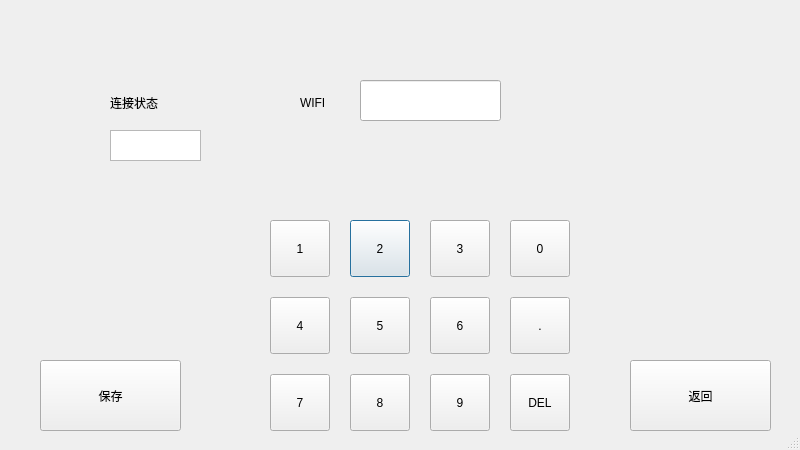
<?xml version="1.0" encoding="UTF-8"?>
<ui version="4.0">
 <class>Dialog</class>
 <widget class="QDialog" name="Dialog">
  <property name="geometry">
   <rect>
    <x>0</x>
    <y>0</y>
    <width>800</width>
    <height>450</height>
   </rect>
  </property>
  <property name="windowTitle">
   <string>Dialog</string>
  </property>
  <property name="sizeGripEnabled">
   <bool>true</bool>
  </property>
  <widget class="QLabel" name="label_5">
   <property name="geometry">
    <rect>
     <x>110</x>
     <y>80</y>
     <width>110</width>
     <height>45</height>
    </rect>
   </property>
   <property name="styleSheet">
    <string notr="true">font: 75 15pt &quot;楷体&quot;;</string>
   </property>
   <property name="text">
    <string>连接状态</string>
   </property>
  </widget>
  <widget class="QLabel" name="label_8">
   <property name="geometry">
    <rect>
     <x>300</x>
     <y>80</y>
     <width>110</width>
     <height>45</height>
    </rect>
   </property>
   <property name="styleSheet">
    <string notr="true">font: 75 15pt &quot;楷体&quot;;</string>
   </property>
   <property name="text">
    <string>WIFI</string>
   </property>
  </widget>
  <widget class="QWidget" name="layoutWidget">
   <property name="geometry">
    <rect>
     <x>270</x>
     <y>220</y>
     <width>300</width>
     <height>211</height>
    </rect>
   </property>
   <property name="maximumSize">
    <size>
     <width>300</width>
     <height>300</height>
    </size>
   </property>
   <layout class="QGridLayout" name="gridLayout">
    <property name="spacing">
     <number>20</number>
    </property>
    <item row="0" column="1">
     <widget class="QPushButton" name="pushButton_12">
      <property name="maximumSize">
       <size>
        <width>300</width>
        <height>300</height>
       </size>
      </property>
      <property name="styleSheet">
       <string notr="true">font: 75 14pt &quot;楷体&quot;;</string>
      </property>
      <property name="text">
       <string>2</string>
      </property>
     </widget>
    </item>
    <item row="0" column="2">
     <widget class="QPushButton" name="pushButton_10">
      <property name="maximumSize">
       <size>
        <width>300</width>
        <height>300</height>
       </size>
      </property>
      <property name="styleSheet">
       <string notr="true">font: 75 14pt &quot;楷体&quot;;</string>
      </property>
      <property name="text">
       <string>3</string>
      </property>
     </widget>
    </item>
    <item row="0" column="3">
     <widget class="QPushButton" name="pushButton_11">
      <property name="maximumSize">
       <size>
        <width>300</width>
        <height>300</height>
       </size>
      </property>
      <property name="styleSheet">
       <string notr="true">font: 75 14pt &quot;楷体&quot;;</string>
      </property>
      <property name="text">
       <string>0</string>
      </property>
     </widget>
    </item>
    <item row="1" column="0">
     <widget class="QPushButton" name="pushButton">
      <property name="maximumSize">
       <size>
        <width>300</width>
        <height>300</height>
       </size>
      </property>
      <property name="styleSheet">
       <string notr="true">font: 75 14pt &quot;楷体&quot;;</string>
      </property>
      <property name="text">
       <string>4</string>
      </property>
     </widget>
    </item>
    <item row="1" column="1">
     <widget class="QPushButton" name="pushButton_4">
      <property name="maximumSize">
       <size>
        <width>300</width>
        <height>300</height>
       </size>
      </property>
      <property name="styleSheet">
       <string notr="true">font: 75 14pt &quot;楷体&quot;;</string>
      </property>
      <property name="text">
       <string>5</string>
      </property>
     </widget>
    </item>
    <item row="1" column="2">
     <widget class="QPushButton" name="pushButton_9">
      <property name="maximumSize">
       <size>
        <width>300</width>
        <height>300</height>
       </size>
      </property>
      <property name="styleSheet">
       <string notr="true">font: 75 14pt &quot;楷体&quot;;</string>
      </property>
      <property name="text">
       <string>6</string>
      </property>
     </widget>
    </item>
    <item row="1" column="3">
     <widget class="QPushButton" name="pushButton_5">
      <property name="maximumSize">
       <size>
        <width>300</width>
        <height>300</height>
       </size>
      </property>
      <property name="styleSheet">
       <string notr="true">font: 75 14pt &quot;楷体&quot;;</string>
      </property>
      <property name="text">
       <string>.</string>
      </property>
     </widget>
    </item>
    <item row="2" column="0">
     <widget class="QPushButton" name="pushButton_6">
      <property name="maximumSize">
       <size>
        <width>300</width>
        <height>300</height>
       </size>
      </property>
      <property name="styleSheet">
       <string notr="true">font: 75 14pt &quot;楷体&quot;;</string>
      </property>
      <property name="text">
       <string>7</string>
      </property>
     </widget>
    </item>
    <item row="2" column="1">
     <widget class="QPushButton" name="pushButton_8">
      <property name="maximumSize">
       <size>
        <width>300</width>
        <height>300</height>
       </size>
      </property>
      <property name="styleSheet">
       <string notr="true">font: 75 14pt &quot;楷体&quot;;</string>
      </property>
      <property name="text">
       <string>8</string>
      </property>
     </widget>
    </item>
    <item row="2" column="2">
     <widget class="QPushButton" name="pushButton_7">
      <property name="maximumSize">
       <size>
        <width>300</width>
        <height>300</height>
       </size>
      </property>
      <property name="styleSheet">
       <string notr="true">font: 75 14pt &quot;楷体&quot;;</string>
      </property>
      <property name="text">
       <string>9</string>
      </property>
     </widget>
    </item>
    <item row="2" column="3">
     <widget class="QPushButton" name="pushButton_13">
      <property name="maximumSize">
       <size>
        <width>300</width>
        <height>300</height>
       </size>
      </property>
      <property name="styleSheet">
       <string notr="true">font: 75 14pt &quot;楷体&quot;;</string>
      </property>
      <property name="text">
       <string>DEL</string>
      </property>
     </widget>
    </item>
    <item row="0" column="0">
     <widget class="QPushButton" name="pushButton_3">
      <property name="maximumSize">
       <size>
        <width>300</width>
        <height>300</height>
       </size>
      </property>
      <property name="styleSheet">
       <string notr="true">font: 75 14pt &quot;楷体&quot;;</string>
      </property>
      <property name="text">
       <string>1</string>
      </property>
     </widget>
    </item>
   </layout>
  </widget>
  <widget class="QPushButton" name="pushButton_14">
   <property name="geometry">
    <rect>
     <x>40</x>
     <y>360</y>
     <width>141</width>
     <height>71</height>
    </rect>
   </property>
   <property name="styleSheet">
    <string notr="true">font: 75 20pt &quot;楷体&quot;;</string>
   </property>
   <property name="text">
    <string>保存</string>
   </property>
  </widget>
  <widget class="QPushButton" name="pushButton_2">
   <property name="geometry">
    <rect>
     <x>630</x>
     <y>360</y>
     <width>141</width>
     <height>71</height>
    </rect>
   </property>
   <property name="styleSheet">
    <string notr="true">font: 75 20pt &quot;楷体&quot;;</string>
   </property>
   <property name="text">
    <string>返回</string>
   </property>
  </widget>
  <widget class="QLineEdit" name="lineEdit">
   <property name="geometry">
    <rect>
     <x>360</x>
     <y>80</y>
     <width>141</width>
     <height>41</height>
    </rect>
   </property>
  </widget>
  <widget class="QTextEdit" name="textEdit">
   <property name="geometry">
    <rect>
     <x>110</x>
     <y>130</y>
     <width>91</width>
     <height>31</height>
    </rect>
   </property>
  </widget>
 </widget>
 <resources/>
 <connections/>
</ui>
